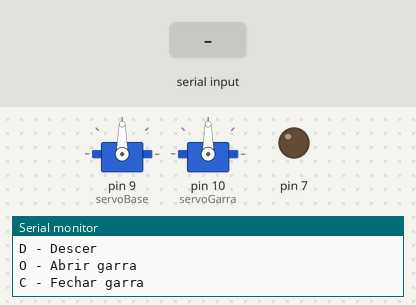
A sketch run on a simulated Arduino Uno, built with avr-gcc and run on an emulated ATmega328P. On the bench: 2 × servo, output pins drawn as LEDs (lit = HIGH), the last lines printed to the serial monitor. The test bench sets the inputs (shaded band).

Above: at 1.2 s.
1.3 s: "U\n" received over Serial
At 1.8 s:
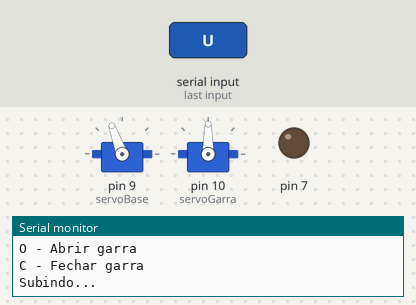
3.0 s: byte 68 ('D') received over Serial
At 3.1 s:
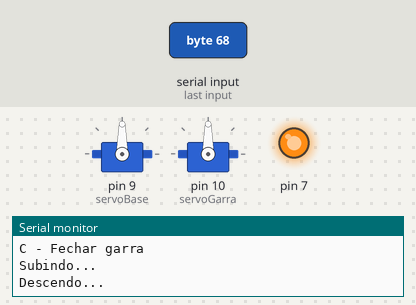
4.7 s: byte 79 ('O') received over Serial
At 5.6 s:
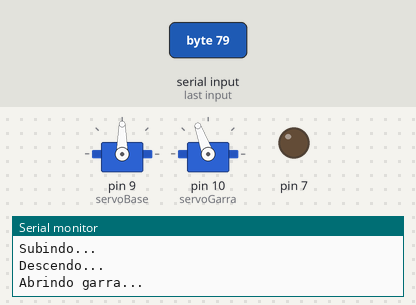
6.4 s: byte 85 ('U') received over Serial
At 6.9 s:
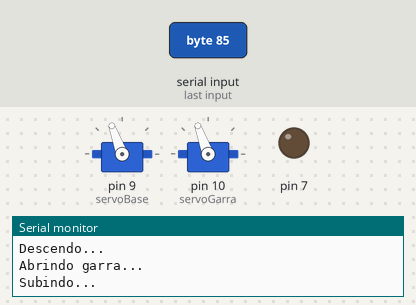
8.1 s: "O\n" received over Serial
At 9.4 s:
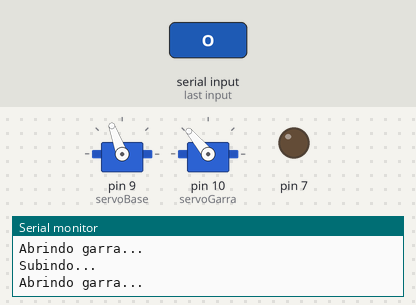
9.8 s: "D\n" received over Serial
At 10.7 s:
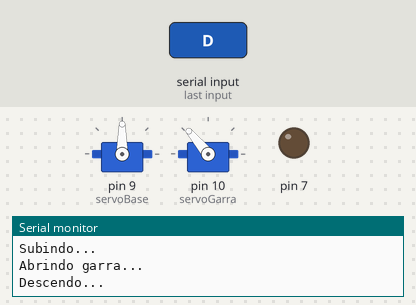
Timing chart, 0 to 12.5 s (numbered marks = the images above; inputs shaded):
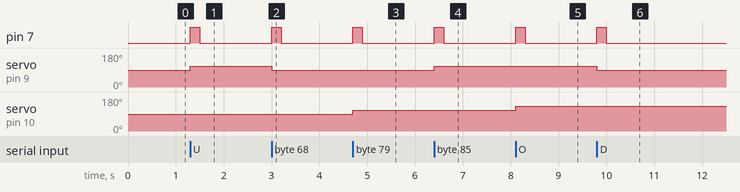

Measured:
- after the input at 1.3 s, pin 7: LOW → HIGH at once, → LOW 0.20 s later; servo on pin 9 (servoBase): 90° → 110° at once
- after the input at 3.0 s, pin 7: LOW → HIGH at once, → LOW 0.20 s later; servo on pin 9 (servoBase): 110° → 90° at once
- after the input at 4.7 s, pin 7: LOW → HIGH at once, → LOW 0.20 s later; servo on pin 10 (servoGarra): 90° → 110° at once
- after the input at 6.4 s, pin 7: LOW → HIGH at once, → LOW 0.20 s later; servo on pin 9 (servoBase): 90° → 110° at once
- after the input at 8.1 s, pin 7: LOW → HIGH at once, → LOW 0.20 s later; servo on pin 10 (servoGarra): 110° → 130° at once
- after the input at 9.8 s, pin 7: LOW → HIGH at once, → LOW 0.20 s later; servo on pin 9 (servoBase): 110° → 90° at once

The sketch:

Code.ino
```cpp
#include <Servo.h>

Servo servoBase;
Servo servoGarra;

int posBase = 90;
int posGarra = 90;

void setup() {
  Serial.begin(9600);

  servoBase.attach(9);
  servoGarra.attach(10);

  pinMode(7, OUTPUT);

  servoBase.write(posBase);
  servoGarra.write(posGarra);

  Serial.println("=== CONTROLE DO BRACO ===");
  Serial.println("U - Subir");
  Serial.println("D - Descer");
  Serial.println("O - Abrir garra");
  Serial.println("C - Fechar garra");
}

void loop() {

  if (Serial.available()) {

    char comando = Serial.read();

    if (comando == '\n' || comando == '\r') {
      return;
    }

    comando = toupper(comando); // aceita maiúsculo/minúsculo

    switch (comando) {

      case 'U': // subir
        posBase += 20;
        posBase = constrain(posBase, 0, 180);
        servoBase.write(posBase);
        Serial.println("Subindo...");
        break;

      case 'D': // descer
        posBase -= 20;
        posBase = constrain(posBase, 0, 180);
        servoBase.write(posBase);
        Serial.println("Descendo...");
        break;

      case 'O': // abrir garra
        posGarra += 20;
        posGarra = constrain(posGarra, 0, 180);
        servoGarra.write(posGarra);
        Serial.println("Abrindo garra...");
        break;

      case 'C': // fechar garra
        posGarra -= 20;
        posGarra = constrain(posGarra, 0, 180);
        servoGarra.write(posGarra);
        Serial.println("Fechando garra...");
        break;

      default:
        Serial.println("Comando invalido!");
        break;
    }

    // LED pisca ao executar comando
    digitalWrite(7, HIGH);
    delay(200);
    digitalWrite(7, LOW);
  }
}
```
